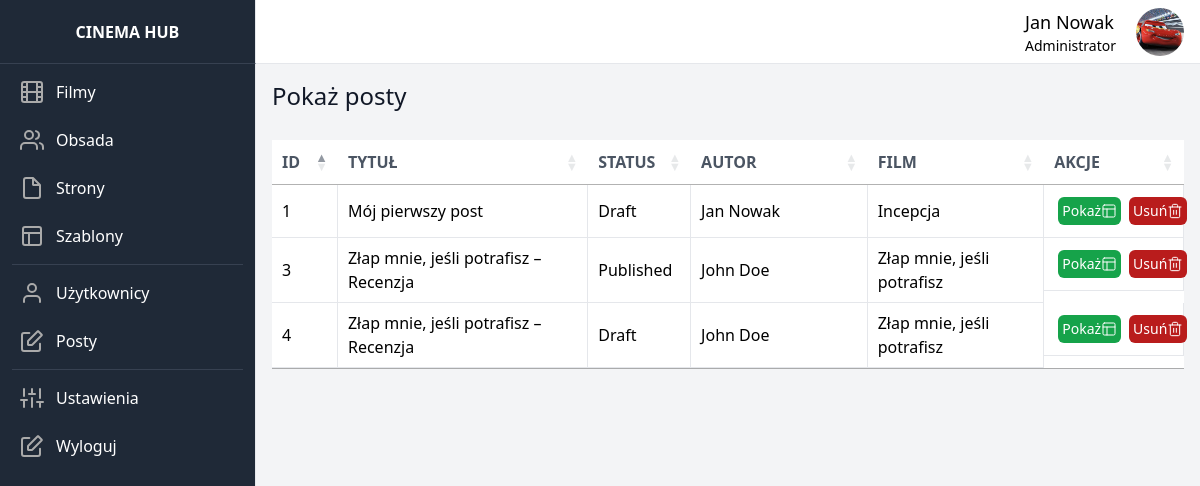
The app's page /posts (signed in), older data.
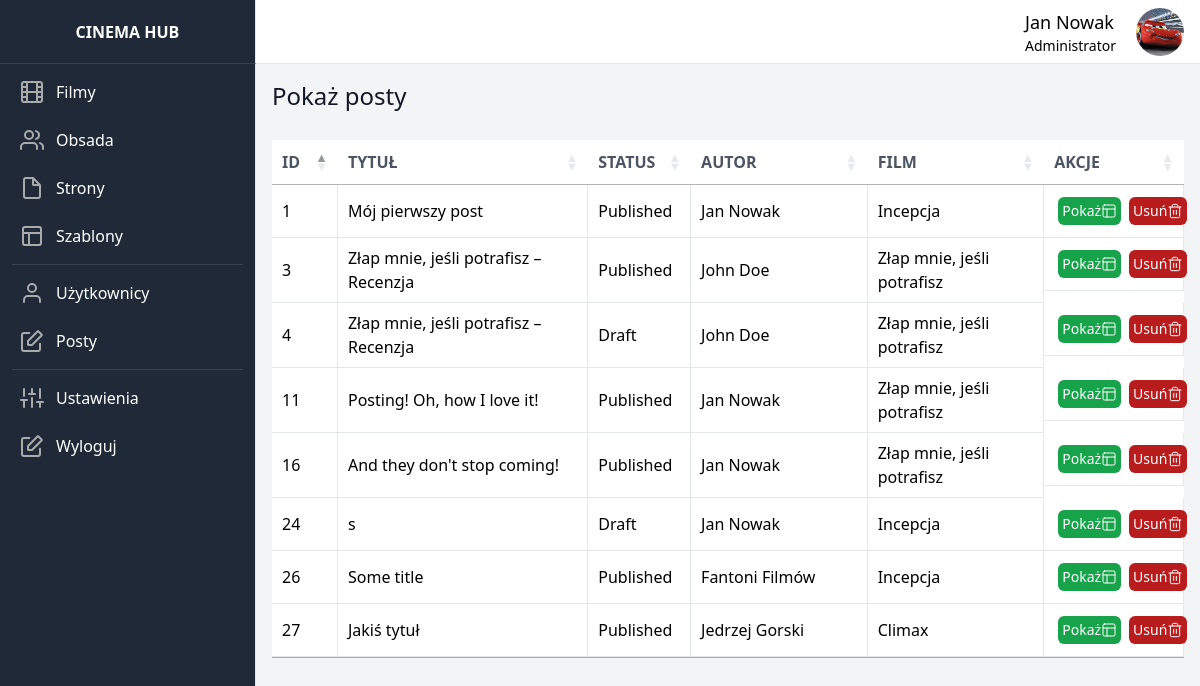
The same page, newer data.
### dashboard/models.py (models this page shows, shortened)
class UserData(models.Model):
    user = models.OneToOneField(User, on_delete=models.CASCADE)
    image = models.ImageField(upload_to=user_directory_path, default='default/user.jpg')

class Post(models.Model):
    title = models.CharField(max_length=150)
    content = models.TextField(blank=True, null=True)
    status = models.ForeignKey(Status, on_delete=models.SET_NULL, null=True)
    created_at = models.DateTimeField(auto_now_add=True)
    edited_at = models.DateTimeField(auto_now=True)
    published_at = models.DateTimeField(blank=True, null=True)
    created_by = models.ForeignKey(User, on_delete=models.SET_NULL, null=True, blank=True)
    movie = models.ForeignKey(Movie, on_delete=models.SET_NULL, null=True, blank=True)

class Status(models.Model):
    id = models.AutoField(primary_key=True)
    name = models.CharField(max_length=50, unique=True)

class Movie(models.Model):
    title = models.CharField(max_length=150)
    release_date = models.DateField()
    description = models.TextField()
    poster = models.ImageField(upload_to=movie_directory_path, default='default/movie.jpg')
    crew_members = models.ManyToManyField(
        CrewMember,
        through='MovieCrewMember',
        related_name='movies'
    )
    created_by = models.ForeignKey(User, on_delete=models.SET_NULL, null=True, blank=True)
    category = models.ForeignKey(Category, on_delete=models.CASCADE)

### dashboard/views.py (the view)
# urls.py: path('posts', show_posts, name='show_posts'),
@login_required
def show_posts(request):
    posts = Post.objects.all()
    return render(request, 'show_posts.html', {'posts': posts})

### dashboard_theme/templates/show_posts.html (shortened to what this page needs)
{% extends 'base.html' %}
{% block extra_head %}
    <link rel="stylesheet" type="text/css" href="https://cdn.datatables.net/1.10.21/css/jquery.dataTables.css">
{% endblock %}
{% block content %}
        <div class="w-full flex flex-row justify-between">
            <p class="font-medium text-gray-900 text-2xl mb-7">Pokaż posty</p>
        </div>
        <table class="w-full table-fixed" datatable id="data-table">
            <thead class="">
              <tr class="bg-white my-5">
                <th style="width: 5%" class="py-5 px-6 text-left text-gray-600 font-bold uppercase">ID</th>
                <th style="width: 30%" class="py-5 px-6 text-left text-gray-600 font-bold uppercase">Tytuł</th>
                <th style="width: 10%" class="py-5 px-6 text-left text-gray-600 font-bold uppercase">Status</th>
                <th style="width: 20%" class="py-5 px-6 text-left text-gray-600 font-bold uppercase">Autor</th>
                <th style="width: 20%" class="py-5 px-6 text-left text-gray-600 font-bold uppercase">Film</th>
                <th style="width: 15%" class="py-5 px-6 text-left text-gray-600 font-bold uppercase">Akcje</th>
              </tr>
            </thead>
            <tbody class="bg-white">
              {% for post in posts %}
              <tr>
                <td class="py-5 w-2 border-b border-r border-gray-200">{{ post.id }}</td>
                <td class="py-5 px-6 border-b border-r border-gray-200">{{ post.title }}</td>
                <td class="py-5 px-6 border-b border-r border-gray-200">{{ post.status.name }}</td>
                <td class="py-5 px-6 border-b border-r border-gray-200">{{ post.created_by.first_name }} {{ post.created_by.last_name }}</td>
                <td class="py-5 px-6 border-b border-r border-gray-200">{{ post.movie.title }}</td>
                <td class="py-5 px-6 border-b border-r border-gray-200 flex flex-row justify-around">
                    <a href="{% url 'show_post' id=post.id %}" class="m-1 p-1 bg-green-600 flex flex-row w-20 justify-around rounded-md text-sm hover:bg-green-800">
                        <p class="text-white my-auto">
                            Pokaż
                        </p>
                        <svg  class="my-auto" xmlns="http://www.w3.org/2000/svg" width="16" height="16" viewBox="0 0 24 24" fill="none" stroke="#ffffff" stroke-width="1.5" stroke-linecap="round" stroke-linejoin="round"><rect x="3" y="3" width="18" height="18" rx="2"/><path d="M3 9h18M9 21V9"/></svg>
                    </a>
                    <a href="#" class="m-1 p-1 bg-red-700 flex flex-row w-20 justify-around rounded-md text-sm hover:bg-red-900">
                        <p class="text-white my-auto">
                            Usuń
                        </p>
                    </a>
                </td>
              </tr>
              {% empty %}
              <tr>
                <td colspan="5" class="text-center font-normal leading-normal text-sm">No pages found</td>
              </tr>
              {% endfor %}
            </tbody>
      </table>
{% endblock %}

### dashboard_theme/templates/base.html (shortened to what this page needs)
{% load static tailwind_tags %}
{% load static %}
<!DOCTYPE html>
<html lang="en">
	<head>
		{% tailwind_css %}
        {% block extra_head %}{% endblock %}
	</head>
	<body class="bg-gray-50">
    <div class="flex flex-row h-screen bg-gray-100">
        <aside id="sidebar" class="h-full flex flex-shrink-0 flex-col w-64 transition-width duration-75" aria-label="Sidebar">
            <div class="flex items-center justify-center h-16 bg-gray-800 border-r border-b border-b-gray-700">
                    <span class="text-gray-900 font-bold uppercase text-white">Cinema Hub</span>
            </div>
          <div class="relative flex-1 flex flex-col min-h-0 border-r border-gray-200 bg-gray-800 pt-0">
            <div class="flex-1 flex flex-col pb-4 overflow-y-auto">
              <div class="flex-1 px-3 bg-gray-800 divide-y space-y-1">
                <ul class="space-y-2 pb-2 pt-2">
                  <li>
                      <a href="{% url 'show_movies' %}" class="text-base text-gray-900 font-normal rounded-lg flex items-center p-2 hover:bg-gray-700 group">
                        <span class="ml-3 leading-none text-white">Filmy</span>
                      </a>
                  </li>
                  <li>
                      <a href="{% url 'show_members' %}" class="text-base text-gray-900 font-normal rounded-lg flex items-center p-2 hover:bg-gray-700 group">
                        <span class="ml-3 leading-none text-white">Obsada</span>
                      </a>
                  </li>
                  <li>
                      <a href="{% url 'show_pages' %}" class="text-base text-gray-900 font-normal rounded-lg flex items-center p-2 hover:bg-gray-700 group">
                        <svg class="w-6 h-6" xmlns="http://www.w3.org/2000/svg" width="20" height="20" viewBox="0 0 24 24" fill="none" stroke="#aaaaaa" stroke-width="2" stroke-linecap="round" stroke-linejoin="bevel"><path d="M13 2H6a2 2 0 0 0-2 2v16c0 1.1.9 2 2 2h12a2 2 0 0 0 2-2V9l-7-7z"/><path d="M13 3v6h6"/></svg>
                        <span class="ml-3 leading-none text-white">Strony</span>
                      </a>
                  </li>
                    <li>
                      <a href="{% url 'show_templates' %}" class="text-base text-gray-900 font-normal rounded-lg flex items-center p-2 hover:bg-gray-700 group">
                        <svg class="w-6 h-6" xmlns="http://www.w3.org/2000/svg" width="20" height="20" viewBox="0 0 24 24" fill="none" stroke="#aaaaaa" stroke-width="2" stroke-linecap="round" stroke-linejoin="bevel"><rect x="3" y="3" width="18" height="18" rx="2"/><path d="M3 9h18M9 21V9"/></svg>
                        <span class="ml-3 leading-none text-white">Szablony</span>
                      </a>
                  </li>
                     <hr class="h-px my-8 bg-gray-700 border-0">
                    <li>
                      <a href="{% url 'show_users' %}" class="text-base text-gray-900 font-normal rounded-lg flex items-center p-2 hover:bg-gray-700 group">
                        <svg class="w-6 h-6" xmlns="http://www.w3.org/2000/svg" width="20" height="20" viewBox="0 0 24 24" fill="none" stroke="#aaaaaa" stroke-width="2" stroke-linecap="round" stroke-linejoin="bevel"><path d="M20 21v-2a4 4 0 0 0-4-4H8a4 4 0 0 0-4 4v2"></path><circle cx="12" cy="7" r="4"></circle></svg>
                        <span class="ml-3 leading-none text-white">Użytkownicy</span>
                      </a>
                  </li>
                    <li>
                      <a href="{% url 'show_posts' %}" class="text-base text-gray-900 font-normal rounded-lg flex items-center p-2 hover:bg-gray-700 group">
                        <span class="ml-3 leading-none text-white">Posty</span>
                      </a>
                  </li>
                    <hr class="h-px my-8 bg-gray-700 border-0">
                    <li>
                      <a href="#" class="text-base text-gray-900 font-normal rounded-lg flex items-center p-2 hover:bg-gray-700 group">
                        <span class="ml-3 leading-none text-white">Ustawienia</span>
                      </a>
                  </li>
                    <li>
                      <a href="{% url 'logout_tunnel' %}" class="text-base text-gray-900 font-normal rounded-lg flex items-center p-2 hover:bg-gray-700 group">
                        <span class="ml-3 leading-none text-white">Wyloguj</span>
                      </a>
                  </li>
                </ul>
              </div>
            </div>
          </div>
        </aside>
        <div class="flex flex-col w-full">
            <div class="flex items-center justify-between h-16 bg-white border-b border-gray-200">
                <div class="flex items-center pr-4 flex-1 justify-end">
                    <div class="justify-end flex flex-col mr-5">
                        <p class="text-lg">{{ user.first_name }} {{ user.last_name }}</p>
                        <p class="text-sm">{% if user.is_superuser %}Administrator{% elif user.is_stuff %}Moderator{% else %}Użytkownik{% endif %}</p>
                    </div>
                    <img class="rounded-full w-12 h-12 object-cover" src="{{ user.userdata.image.url }}" alt="{{ user.first_name }} {{ user.last_name }}">
                </div>
            </div>
            <div class="p-4 overflow-y-auto flex-1">
                {% block content %}{% endblock %}
            </div>
        </div>
        </div>
	</body>
</html>

Row changes from the older to the newer data that the page shows:
changed Post "Mój pierwszy post": status.name "Draft" → "Published"
added Post: id "11", title "Posting! Oh, how I love it!", status.name "Published", created_by.first_name "Jan", created_by.last_name "Nowak", movie "Złap mnie, jeśli potrafisz"
added Post: id "16", title "And they don't stop coming!", status.name "Published", created_by.first_name "Jan", created_by.last_name "Nowak", movie "Złap mnie, jeśli potrafisz"
added Post: id "24", title "s", status.name "Draft", created_by.first_name "Jan", created_by.last_name "Nowak", movie "Incepcja"
added Post: id "26", title "Some title", status.name "Published", created_by.first_name "Fantoni", created_by.last_name "Filmów", movie "Incepcja"
added Post: id "27", title "Jakiś tytuł", status.name "Published", created_by.first_name "Jedrzej", created_by.last_name "Gorski", movie "Climax"
